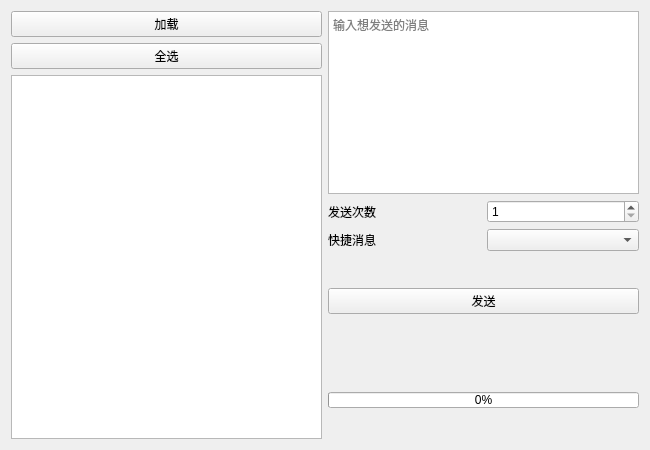
<?xml version="1.0" encoding="UTF-8"?>
<ui version="4.0">
 <class>message</class>
 <widget class="QWidget" name="message">
  <property name="geometry">
   <rect>
    <x>0</x>
    <y>0</y>
    <width>650</width>
    <height>450</height>
   </rect>
  </property>
  <property name="windowTitle">
   <string>message</string>
  </property>
  <layout class="QHBoxLayout" name="horizontalLayout_3">
   <item>
    <layout class="QVBoxLayout" name="verticalLayout">
     <item>
      <widget class="ElaPushButton" name="pushButton_load">
       <property name="text">
        <string>加载</string>
       </property>
      </widget>
     </item>
     <item>
      <widget class="ElaPushButton" name="pushButton_selectAll">
       <property name="text">
        <string>全选</string>
       </property>
       <property name="checkable">
        <bool>false</bool>
       </property>
       <property name="checked">
        <bool>false</bool>
       </property>
      </widget>
     </item>
     <item>
      <widget class="ElaTreeView" name="treeView">
       <property name="styleSheet">
        <string notr="true"/>
       </property>
      </widget>
     </item>
    </layout>
   </item>
   <item>
    <layout class="QVBoxLayout" name="verticalLayout_2">
     <item>
      <widget class="ElaPlainTextEdit" name="plainTextEdit_msg">
       <property name="sizePolicy">
        <sizepolicy hsizetype="Expanding" vsizetype="Expanding">
         <horstretch>0</horstretch>
         <verstretch>0</verstretch>
        </sizepolicy>
       </property>
       <property name="placeholderText">
        <string>输入想发送的消息</string>
       </property>
      </widget>
     </item>
     <item>
      <layout class="QHBoxLayout" name="horizontalLayout">
       <item>
        <widget class="ElaText" name="label_2">
         <property name="sizePolicy">
          <sizepolicy hsizetype="Preferred" vsizetype="Expanding">
           <horstretch>0</horstretch>
           <verstretch>0</verstretch>
          </sizepolicy>
         </property>
         <property name="text">
          <string>发送次数</string>
         </property>
        </widget>
       </item>
       <item>
        <widget class="ElaSpinBox" name="spinBox">
         <property name="sizePolicy">
          <sizepolicy hsizetype="Minimum" vsizetype="Expanding">
           <horstretch>0</horstretch>
           <verstretch>0</verstretch>
          </sizepolicy>
         </property>
         <property name="minimum">
          <number>1</number>
         </property>
         <property name="maximum">
          <number>99999</number>
         </property>
        </widget>
       </item>
      </layout>
     </item>
     <item>
      <layout class="QHBoxLayout" name="horizontalLayout_4">
       <item>
        <widget class="ElaText" name="label">
         <property name="sizePolicy">
          <sizepolicy hsizetype="Preferred" vsizetype="Expanding">
           <horstretch>0</horstretch>
           <verstretch>0</verstretch>
          </sizepolicy>
         </property>
         <property name="text">
          <string>快捷消息</string>
         </property>
        </widget>
       </item>
       <item>
        <widget class="ElaComboBox" name="comboBox">
         <property name="sizePolicy">
          <sizepolicy hsizetype="Preferred" vsizetype="Expanding">
           <horstretch>0</horstretch>
           <verstretch>0</verstretch>
          </sizepolicy>
         </property>
         <property name="placeholderText">
          <string/>
         </property>
        </widget>
       </item>
      </layout>
     </item>
     <item>
      <spacer name="verticalSpacer">
       <property name="orientation">
        <enum>Qt::Vertical</enum>
       </property>
       <property name="sizeHint" stdset="0">
        <size>
         <width>20</width>
         <height>40</height>
        </size>
       </property>
      </spacer>
     </item>
     <item>
      <widget class="ElaPushButton" name="pushButton_send">
       <property name="sizePolicy">
        <sizepolicy hsizetype="Minimum" vsizetype="Preferred">
         <horstretch>0</horstretch>
         <verstretch>0</verstretch>
        </sizepolicy>
       </property>
       <property name="text">
        <string>发送</string>
       </property>
      </widget>
     </item>
     <item>
      <spacer name="verticalSpacer_3">
       <property name="orientation">
        <enum>Qt::Vertical</enum>
       </property>
       <property name="sizeType">
        <enum>QSizePolicy::Expanding</enum>
       </property>
       <property name="sizeHint" stdset="0">
        <size>
         <width>20</width>
         <height>80</height>
        </size>
       </property>
      </spacer>
     </item>
     <item>
      <layout class="QHBoxLayout" name="horizontalLayout_2">
       <item>
        <widget class="ElaProgressBar" name="progressBar">
         <property name="sizePolicy">
          <sizepolicy hsizetype="Expanding" vsizetype="Expanding">
           <horstretch>0</horstretch>
           <verstretch>0</verstretch>
          </sizepolicy>
         </property>
         <property name="value">
          <number>0</number>
         </property>
         <property name="invertedAppearance">
          <bool>false</bool>
         </property>
        </widget>
       </item>
      </layout>
     </item>
     <item>
      <spacer name="verticalSpacer_5">
       <property name="orientation">
        <enum>Qt::Vertical</enum>
       </property>
       <property name="sizeHint" stdset="0">
        <size>
         <width>20</width>
         <height>40</height>
        </size>
       </property>
      </spacer>
     </item>
    </layout>
   </item>
  </layout>
 </widget>
 <customwidgets>
  <customwidget>
   <class>ElaPushButton</class>
   <extends>QPushButton</extends>
   <header location="global">elapushbutton.h</header>
  </customwidget>
  <customwidget>
   <class>ElaPlainTextEdit</class>
   <extends>QPlainTextEdit</extends>
   <header>elaplaintextedit.h</header>
  </customwidget>
  <customwidget>
   <class>ElaProgressBar</class>
   <extends>QProgressBar</extends>
   <header>elaprogressbar.h</header>
  </customwidget>
  <customwidget>
   <class>ElaComboBox</class>
   <extends>QComboBox</extends>
   <header>elacombobox.h</header>
  </customwidget>
  <customwidget>
   <class>ElaText</class>
   <extends>QLabel</extends>
   <header>elatext.h</header>
  </customwidget>
  <customwidget>
   <class>ElaSpinBox</class>
   <extends>QSpinBox</extends>
   <header>elaspinbox.h</header>
  </customwidget>
  <customwidget>
   <class>ElaTreeView</class>
   <extends>QTreeView</extends>
   <header>elatreeview.h</header>
  </customwidget>
 </customwidgets>
 <resources/>
 <connections/>
</ui>
